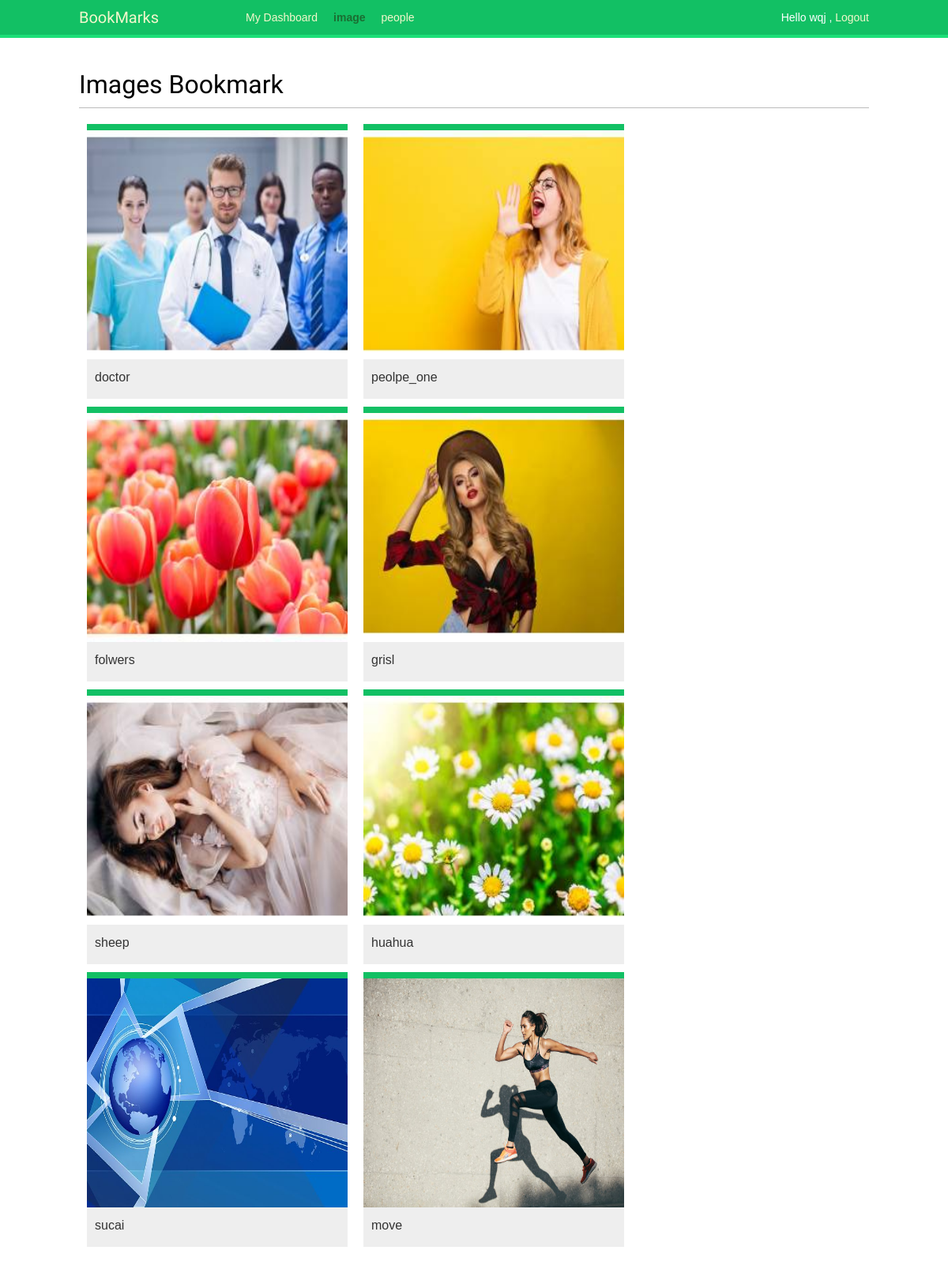
Page /images/ (signed in) on the committed database.
### images/models.py (models this page shows, shortened)
class Image(models.Model):
    user = models.ForeignKey(settings.AUTH_USER_MODEL,
                             related_name='images_created',
                             on_delete=models.CASCADE)
    title = models.CharField(max_length=500)
    slug = models.SlugField(max_length=500, blank=True)
    url = models.URLField()
    image = models.ImageField(upload_to='images/%Y/%m/%d/')
    description = models.TextField(blank=True)
    created = models.DateField(auto_now_add=True, db_index=True)
    users_like = models.ManyToManyField(settings.AUTH_USER_MODEL, related_name='images_liked', blank=True)
    total_likes = models.PositiveIntegerField(db_index=True, default=0)
    def get_absolute_url(self):
        return reverse('images:detail', args=[self.id, self.slug])

### images/views.py (the view)
# urls.py: path('', views.image_list, name='list')
@login_required
def image_list(request):
    images = Image.objects.all()
    paginator = Paginator(images, 8)
    page = request.GET.get('page')
    try:
        images = paginator.page(page)
    except PageNotAnInteger:
        images = paginator.page(1)
    except EmptyPage:
        if request.headers.get('x-requested-with') == 'XMLHttpRequest':
            return HttpResponse('')
        images = paginator.page(paginator.num_pages)
    ajax_images_list = 'images/image/list_ajax.html'
    ajax_datas = {'section': 'image', 'images': images}
    images_lists = 'images/image/list.html'
    datas = {'section': 'image', 'images': images}
    if request.headers.get('x-requested-with') == 'XMLHttpRequest':
        return render(request, ajax_images_list, ajax_datas)
    return render(request, images_lists, datas)

### images/templates/images/image/list.html (shortened to what this page needs)
{% extends "base.html" %}
{% block content%}
<h1> Images Bookmark </h1>
<div id="image-list">
    {% include "images/image/list_ajax.html" %}
</div>
{% endblock %}

### account/templates/base.html (shortened to what this page needs)
{% load static %}
<!DOCTYPE html>
<html>
    <head>
        <link href="{% static 'css/base.css' %}" rel="stylesheet">
    </head>
    <body>
        <div id="header">
            <span class="logo">BookMarks</span>
            {% if request.user.is_authenticated %}
            <ul class="menu">
                <li {% if section == "dashboard" %}class="selected"{%endif%}><a href="{% url 'dashboard' %}">My Dashboard</a></li>
                <li {% if section == "image" %}class="selected"{%endif%}><a href="{% url 'images:list' %}">image</a></li>
                <li {% if section == "people" %}class="selected"{%endif%}><a href="{% url 'user_list' %}">people</a></li>
            </ul>
            {% endif %}
            <span class="user">
                {% if request.user.is_authenticated %}
                    Hello {{request.user.first_name}} ,
                    <a href="{% url "logout" %}">Logout</a>
                {% else %}
                    <a href="{% url "login" %}">Login</a>
                {% endif %}
            </span>
        </div>
        <div id="content">
            {% block content %}
            {% endblock %}
        </div>
    </body>
</html>

### images/templates/images/image/list_ajax.html
{% load thumbnail %}
{% for image in images %}
<div class="image">
    <a href="{{image.get_absolute_url}}">
        {% thumbnail image.image 300x300 crop="smart" as im %}
        <a href="{{image.get_absolute_url}}">
            <img src="{{im.url}}">
        </a>
    </a>
    <div class="info">
        <a href="{{image.get_absolute_url}}" class="title">{{image.title}}</a>
    </div>
</div>
{% endfor %}

### account/static/css/base.css (style rules this page uses)
body { margin:0; padding:0; font-family:helvetica, sans-serif; }
a { color:#12c064; text-decoration:none; }
h1, h2, h3, h4, h5 , h6 { font-family: 'Muli', sans-serif; font-weight:normal; }
h1 { border-bottom:1px solid #bbb; padding:0 0 10px 0; margin:10px 0 20px 0; }
#header { padding:10px 100px; font-size:14px; background:#12c064; color:#fff; border-bottom:4px solid #1cdf78; overflow:auto; }
#header .logo { font-family: 'Muli', sans-serif; float:left; color:#f3f7cc; font-size:20px; margin-right:10%; }
#header ul.menu { list-style:none; float:left; margin:0; padding:0; }
#header ul.menu li { float:left; padding:4px 10px; }
#header ul.menu li.selected a, #header ul.menu li.selected a:hover { color:#1b6d32; font-weight:bold; }
#header a { color:#f3f7cc; }
#header .user { float:right; padding-top:4px; }
#content { padding:30px 100px; }
#image-list { overflow:auto; }
#image-list .image { float:left; width:330px; height:340px; margin:0 10px 10px 10px; border-top:8px solid #12c064; background:#eee; }
#image-list img { width:330px; height:290px; }
#image-list .info { padding:10px; }
#image-list .info a { color:#333; }

### rows in the picture
Image: shows a picture, title "doctor"
Image: shows a picture, title "peolpe_one"
Image: shows a picture, title "folwers"
Image: shows a picture, title "grisl"
Image: shows a picture, title "sheep"
Image: shows a picture, title "huahua"
Image: shows a picture, title "sucai"
Image: shows a picture, title "move"

### other values in the picture
{{ request.user.first_name }} "wqj"
